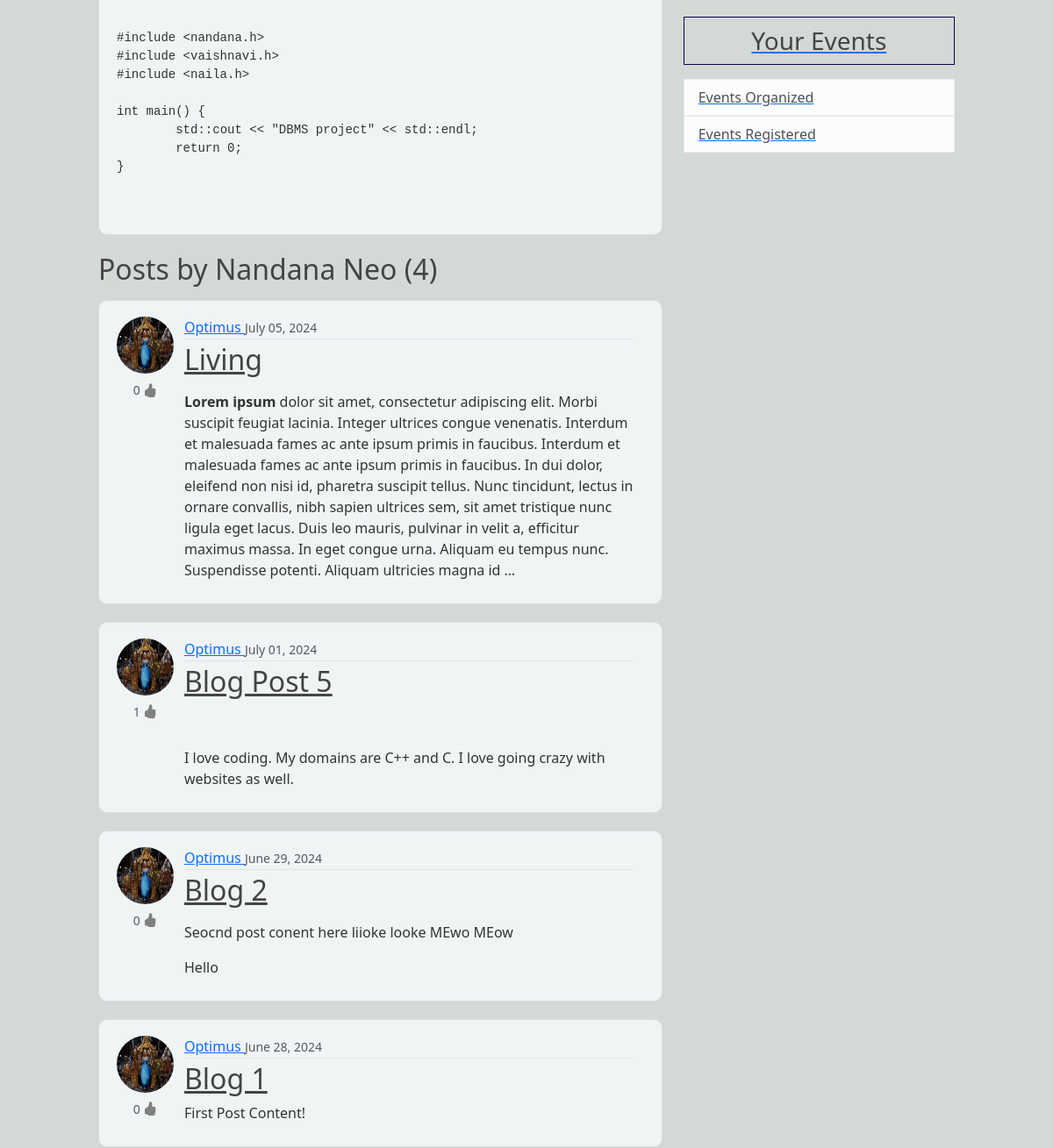
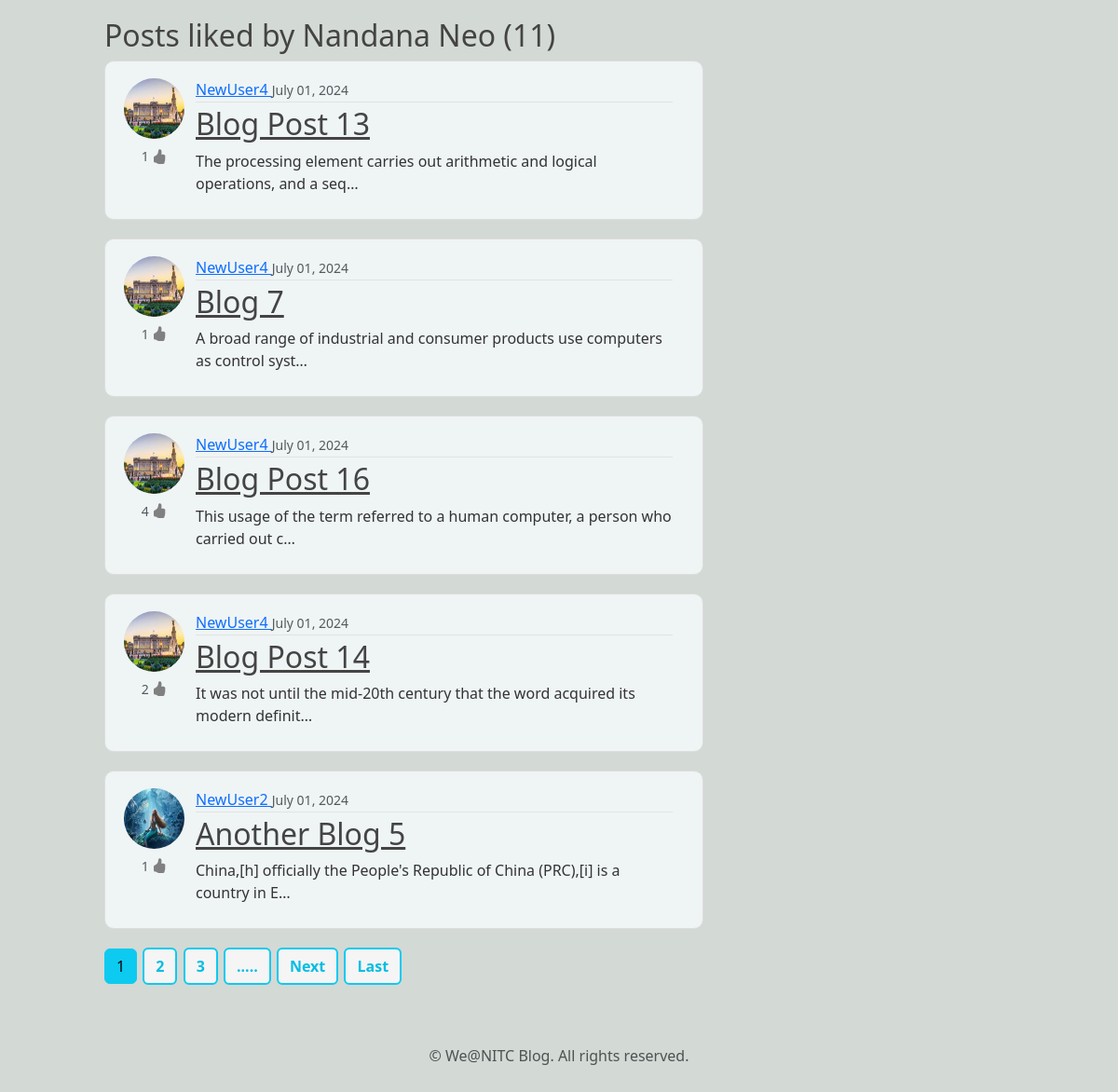
The app's page /user/Optimus (signed in, lower part), older data (2 pictures, top to bottom).
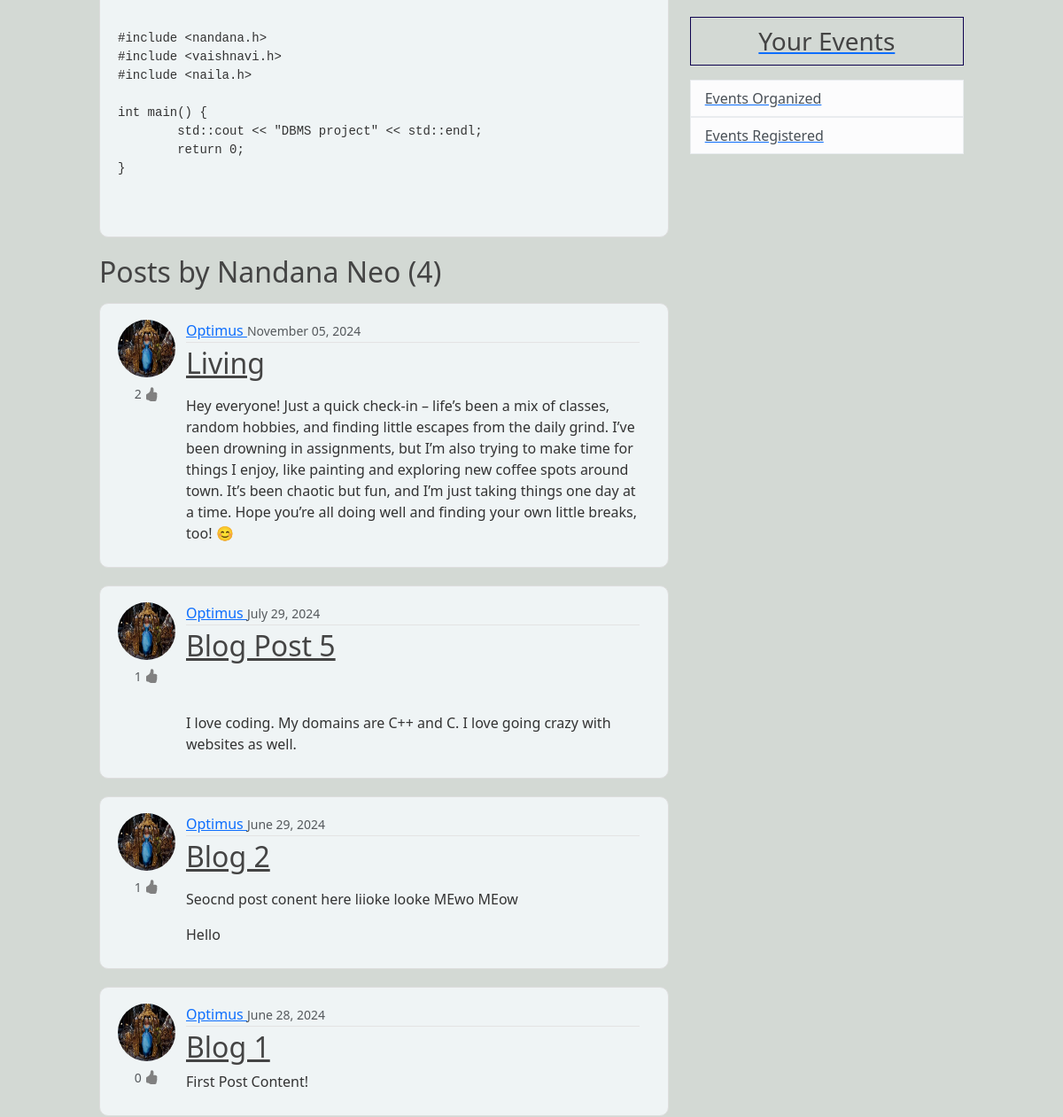
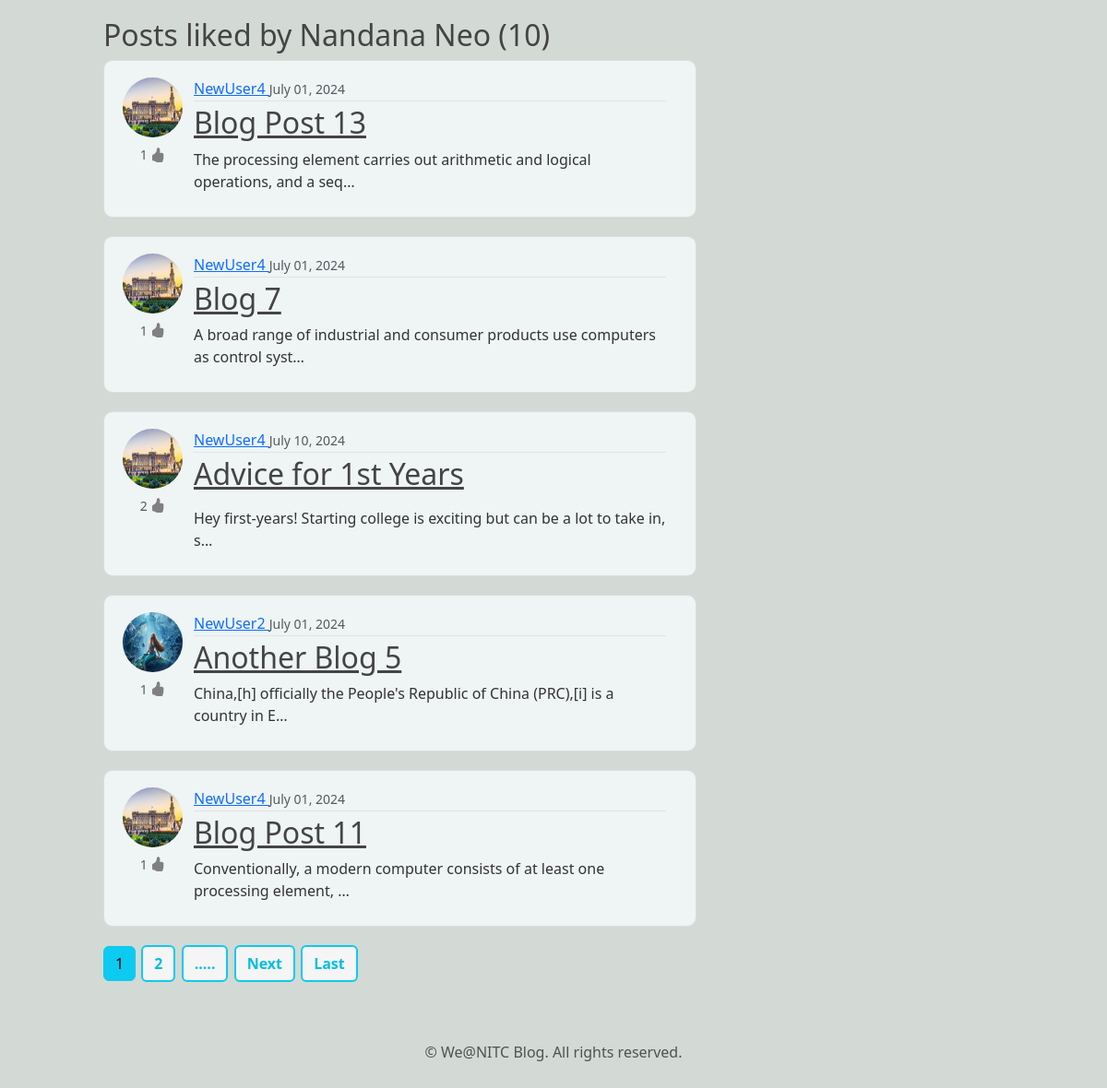
The same page, newer data (2 pictures, top to bottom).
### blog/models.py (models this page shows, shortened)
class Post(models.Model):
    title = models.CharField(max_length=100)
    content = CKEditor5Field(null = True,blank=True, config_name='extends')
    date_posted=models.DateTimeField(default=timezone.now) # not putting now() because we need the actual function as default value
    author = models.ForeignKey(User,on_delete=models.CASCADE) #delete post when user is deleted
    likes= models.ManyToManyField(User,blank=True,null=True,related_name='liked_posts')

### users/models.py (models this page shows, shortened)
class Profile(models.Model):
    user=models.OneToOneField(User,on_delete=models.CASCADE)
    image= models.ImageField(default='default.jpg', upload_to='profile_pics')
    about= CKEditor5Field(null = True,default= 'Hi There', config_name='extends')

### blog/views.py (the view)
# urls.py: path('user/<str:username>',UserPostView, name='user-posts'),
@login_required
def UserPostView(request,username):
    user=User.objects.get(username=username)
    posts_by_user = Post.objects.filter(author=user).order_by('-date_posted')
    liked_posts= user.liked_posts.all()
    posts_count = posts_by_user.count()
    liked_count = liked_posts.count()
    paginator_posts = Paginator(posts_by_user,5)
    page_number_posts = request.GET.get('postspg')
    try:
        posts_by_user = paginator_posts.page(page_number_posts)
    except PageNotAnInteger:
        posts_by_user = paginator_posts.page(1)
    except EmptyPage:
        posts_by_user = paginator_posts.page(paginator_posts.num_pages)
    paginator_likes = Paginator(liked_posts,5)
    page_number_likes = request.GET.get('likedpg')
    try:
        liked_posts = paginator_likes.page(page_number_likes)
    except PageNotAnInteger:
        liked_posts = paginator_likes.page(1)
    except EmptyPage:
        liked_posts = paginator_likes.page(paginator_likes.num_pages)
    is_owner= (request.user == user)
    context = {
        'profile_user' : user,
        'is_owner':is_owner,
        'posts_by_user':posts_by_user,
        'liked_posts':liked_posts,
        'total_posts':posts_count,
        'total_liked':liked_count,
        'cal':'blogs'
    }
    return render(request,'blog/user_posts.html',context)

### blog/templates/blog/user_posts.html (shortened to what this page needs)
{% extends "blog/base.html"%}
{% block content%}
<div class="content-section">
      <div class="media-body mt-3">
      <p >{{ profile_user.profile.about|safe }}</p>
  </div>
  </div>
    <h2 class="mb-3"> Posts by {{ profile_user.first_name }} ({{ total_posts }})</h2>
    {% for post in posts_by_user %}
    <article class="media content-section d-flex align-items-start" >
      <div class="row w-100 mt-2">
            <div class="col-auto d-flex flex-column align-items-center">
                <a href="{% url 'user-posts' post.author.username %}"><img class="rounded-circle article-img mb-2 " src="{{ post.author.profile.image.url }}" style="margin-right: 0%;"></a>
                <small class="text-muted"> {{post.likes.count}}
                </small>
            </div>
            <div class="col" style="padding: 0%;">
                <div class="media-body">
                    <div class="article-metadata">
                        <a class="mr-2" href="{% url 'user-posts' post.author.username %}">
                            {{ post.author }}
                        </a>
                        <small class="text-muted">{{ post.date_posted|date:"F d, Y" }}</small>
                    </div>
                    <h2><a class="article-title" href="{% url 'post-detail' post.id %}">{{ post.title }}</a></h2>
                    <p class="article-content">{{ post.content|truncatechars:600|safe }}</p>
                </div>
            </div>
        </div>
      </article>
    {% endfor %}
    <h2> Posts liked by {{ profile_user.first_name }} ({{ total_liked }})</h2>
    {% for post in liked_posts %}
    <article class="media content-section d-flex align-items-start" >
      <div class="row w-100 mt-2">
            <div class="col-auto d-flex flex-column align-items-center">
                <a href="{% url 'user-posts' post.author.username %}"><img class="rounded-circle article-img mb-2 " src="{{ post.author.profile.image.url }}" style="margin-right: 0%;"></a>
                <small class="text-muted"> {{post.likes.count}}
                </small>
            </div>
            <div class="col" style="padding: 0%;">
                <div class="media-body">
                    <div class="article-metadata">
                        <a class="mr-2" href="{% url 'user-posts' post.author.username %}">
                            {{ post.author }}
                        </a>
                        <small class="text-muted">{{ post.date_posted|date:"F d, Y" }}</small>
                    </div>
                    <h2><a class="article-title" href="{% url 'post-detail' post.id %}">{{ post.title }}</a></h2>
                    <p class="article-content">{{ post.content|truncatechars:80|safe }}</p>
                </div>
            </div>
        </div>
      </article>
    {% endfor %}
  {% if total_liked > 5 %}
   <div class="pagination">
    <span class="step-links">
      {% for num in liked_posts.paginator.page_range %}
        {% if liked_posts.number == num %}
            <a class="btn btn-info mb-4" href="?likedpg={{ num }}">{{ num }}</a>
        {% elif num > liked_posts.number|add:'-3' and num < liked_posts.number|add:'3' %}
            <a class="btn btn-outline-info btn-outline-custom btn-outline-custom_1 mb-4" href="?likedpg={{ num }}">{{ num }}</a>
        {% endif %}
      {% endfor %}
      {% if liked_posts.has_next %}
      <div class="btn btn-outline-info btn-outline-custom btn-outline-custom_1 mb-4">.....</div>
        <a class="btn btn-outline-info btn-outline-custom btn-outline-custom_1 mb-4" href="?likedpq={{ liked_posts.next_page_number }}">Next</a>
        <a class="btn btn-outline-info btn-outline-custom btn-outline-custom_1 mb-4" href="?likedpg={{ liked_posts.paginator.num_pages }}">Last</a>
      {% endif %}
    </span>
    </div>
    {% endif %}
{% endblock content %}

Row changes from the older to the newer data that the page shows:
removed Post: author.profile.image (picture), likes.count "0", author "Optimus", date_posted "July 05, 2024", title "Living", content "Lorem ipsum dolor sit amet, consectetur adipiscing elit. Morbi suscipit feugiat lacinia. Integer ultrices congue venenatis. Interdum et malesuada fames ac ante ipsum primis in faucibus. Interdum et malesuada fames ac ante ipsum primis in faucibus. In dui dolor, eleifend non nisi id, pharetra suscipit tellus. Nunc tincidunt, lectus in ornare convallis, nibh sapien ultrices sem, sit amet tristique nunc ligula eget lacus. Duis leo mauris, pulvinar in velit a, efficitur maximus massa. In eget congue urna. Aliquam eu tempus nunc. Suspendisse potenti. Aliquam ultricies magna id …", shown under "Posts by Nandana Neo (4)"
no longer on this page (row edited): Post: author.profile.image (picture), likes.count "4", author "NewUser4", date_posted "July 01, 2024", title "Blog Post 16", content "This usage of the term referred to a human computer, a person who carried out c…", shown under "Posts liked by Nandana Neo (11)"
added Post: author.profile.image (picture), likes.count "2", author "Optimus", date_posted "November 05, 2024", title "Living", content "Hey everyone! Just a quick check-in – life’s been a mix of classes, random hobbies, and finding little escapes from the daily grind. I’ve been drowning in assignments, but I’m also trying to make time for things I enjoy, like painting and exploring new coffee spots around town. It’s been chaotic but fun, and I’m just taking things one day at a time. Hope you’re all doing well and finding your own little breaks, too! 😊", shown under "Posts by Nandana Neo (4)"
changed Post "Blog Post 5": date_posted "July 01, 2024" → "July 29, 2024"
computed for Post "Blog 2": likes.count "0" → "1"
changed Post: date_posted "July 01, 2024" → "July 10, 2024"; title "Blog Post 14" → "Advice for 1st Years"; content "It was not until the mid-20th century that the word acquired its modern definit…" → "Hey first-years! Starting college is exciting but can be a lot to take in, s…"
now on this page (row unchanged): Post: author.profile.image (picture), likes.count "1", author "NewUser4", date_posted "July 01, 2024", title "Blog Post 11", content "Conventionally, a modern computer consists of at least one processing element, …", shown under "Posts liked by Nandana Neo (10)"
Text that changed along with them:
{{ total_liked }}: "11" → "10"
list line gone: "3"
